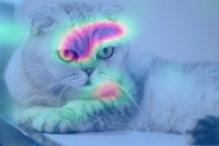

Reproduce this figure in Python.
import math
import torch
from torch import Tensor
from torch import nn
import torch.nn.functional as F
from typing import Optional, List
import torchvision.transforms as transforms
from PIL import Image
import torchvision.models as models
from torch import Tensor
from matplotlib import cm
from torchvision.transforms.functional import to_pil_image
import numpy as np
img_path = 'test.jpg'     # 输入图片的路径
save_path = 'cam.jpg'    # 类激活图保存路径
preprocess = transforms.Compose([transforms.Resize(256),
                                transforms.CenterCrop(224),
                                transforms.ToTensor(),
                                transforms.Normalize([0.485, 0.456, 0.406], [0.229, 0.224, 0.225])])
net = models.vgg11_bn(pretrained=True).cpu()   # 导入模型
# print(net)
feature_map = []     # 建立列表容器，用于盛放输出特征图

def forward_hook(module, inp, outp):     # 定义hook
    feature_map.append(outp)    # 把输出装入字典feature_map

net.features.register_forward_hook(forward_hook)    # 对net.layer4这一层注册前向传播
grad = []     # 建立列表容器，用于盛放特征图的梯度

def backward_hook(module, inp, outp):    # 定义hook
    grad.append(outp)    # 把输出装入列表grad

net.features.register_full_backward_hook(backward_hook)    # 对net.features这一层注册反向传播
orign_img = Image.open(img_path).convert('RGB')    # 打开图片并转换为RGB模型
img = preprocess(orign_img)     # 图片预处理
img = torch.unsqueeze(img, 0)     # 增加batch维度 [1, 3, 224, 224]

out = net(img.cpu())     # 前向传播
cls_idx = torch.argmax(out).item()    # 获取预测类别编码
score = out[:, cls_idx].sum()    # 获取预测类别分数
net.zero_grad()
score.backward(retain_graph=True)    # 由预测类别分数反向传播
weights = grad[0][0].squeeze(0).mean(dim=(1, 2))    # 获得权重
grad_cam = (weights.view(*weights.shape, 1, 1) * feature_map[0].squeeze(0)).sum(0)


def _normalize(cams: Tensor) -> Tensor:
    """CAM normalization"""
    cams.sub_(cams.flatten(start_dim=-2).min(-1).values.unsqueeze(-1).unsqueeze(-1))
    cams.div_(cams.flatten(start_dim=-2).max(-1).values.unsqueeze(-1).unsqueeze(-1))

    return cams
grad_cam = _normalize(F.relu(grad_cam, inplace=True)).cpu()
mask = to_pil_image(grad_cam.detach().numpy(), mode='F')
def overlay_mask(img: Image.Image, mask: Image.Image, colormap: str = 'jet', alpha: float = 0.6) -> Image.Image:
    """Overlay a colormapped mask on a background image

    Args:
        img: background image
        mask: mask to be overlayed in grayscale
        colormap: colormap to be applied on the mask
        alpha: transparency of the background image

    Returns:
        overlayed image
    """

    if not isinstance(img, Image.Image) or not isinstance(mask, Image.Image):
        raise TypeError('img and mask arguments need to be PIL.Image')

    if not isinstance(alpha, float) or alpha < 0 or alpha >= 1:
        raise ValueError('alpha argument is expected to be of type float between 0 and 1')

    cmap = cm.get_cmap(colormap)
    # Resize mask and apply colormap
    overlay = mask.resize(img.size, resample=Image.BICUBIC)
    overlay = (255 * cmap(np.asarray(overlay) ** 2)[:, :, 1:]).astype(np.uint8)
    # Overlay the image with the mask
    overlayed_img = Image.fromarray((alpha * np.asarray(img) + (1 - alpha) * overlay).astype(np.uint8))

    return overlayed_img
result = overlay_mask(orign_img, mask)
result.save(save_path)